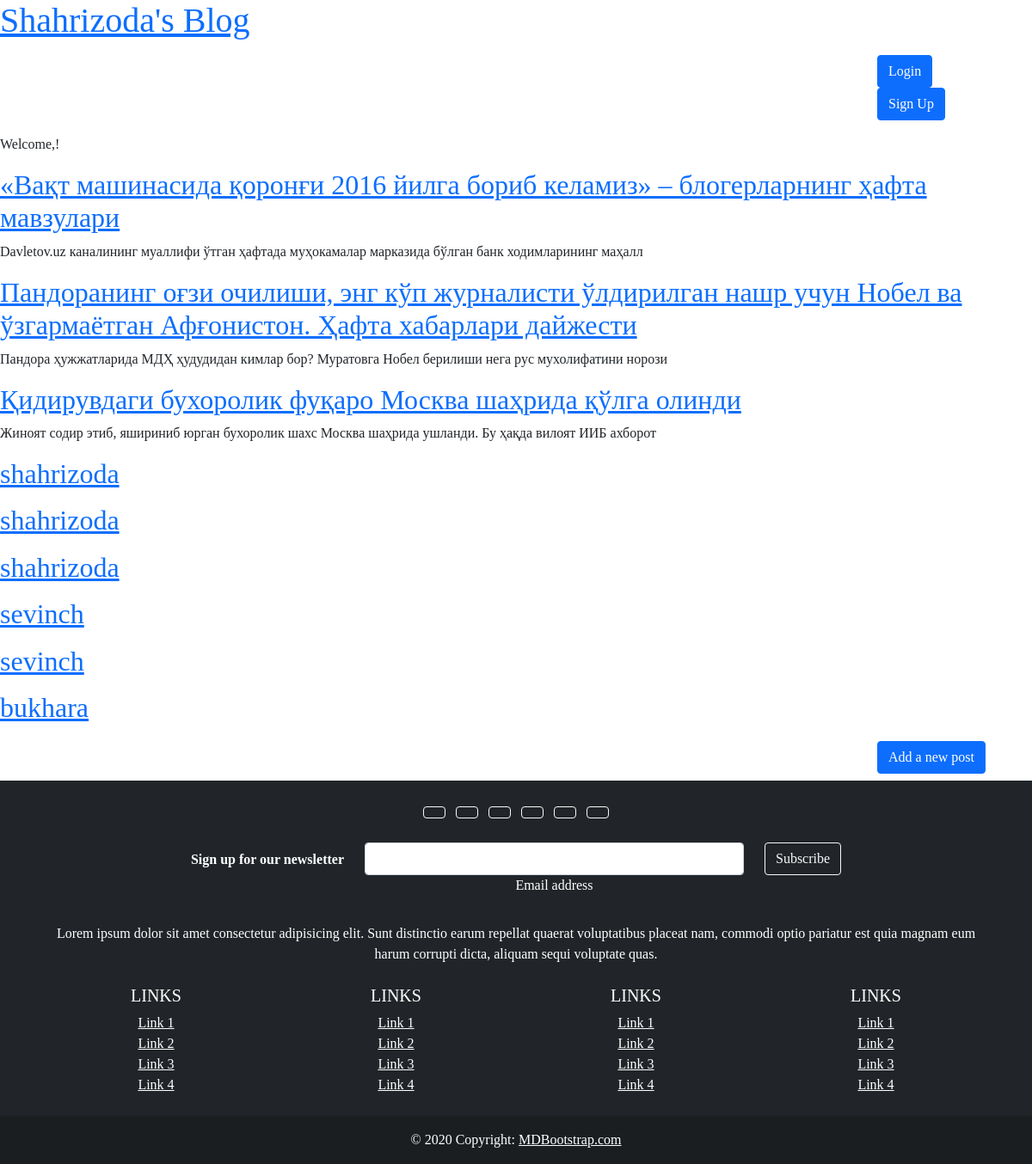
The app's page /, older data.
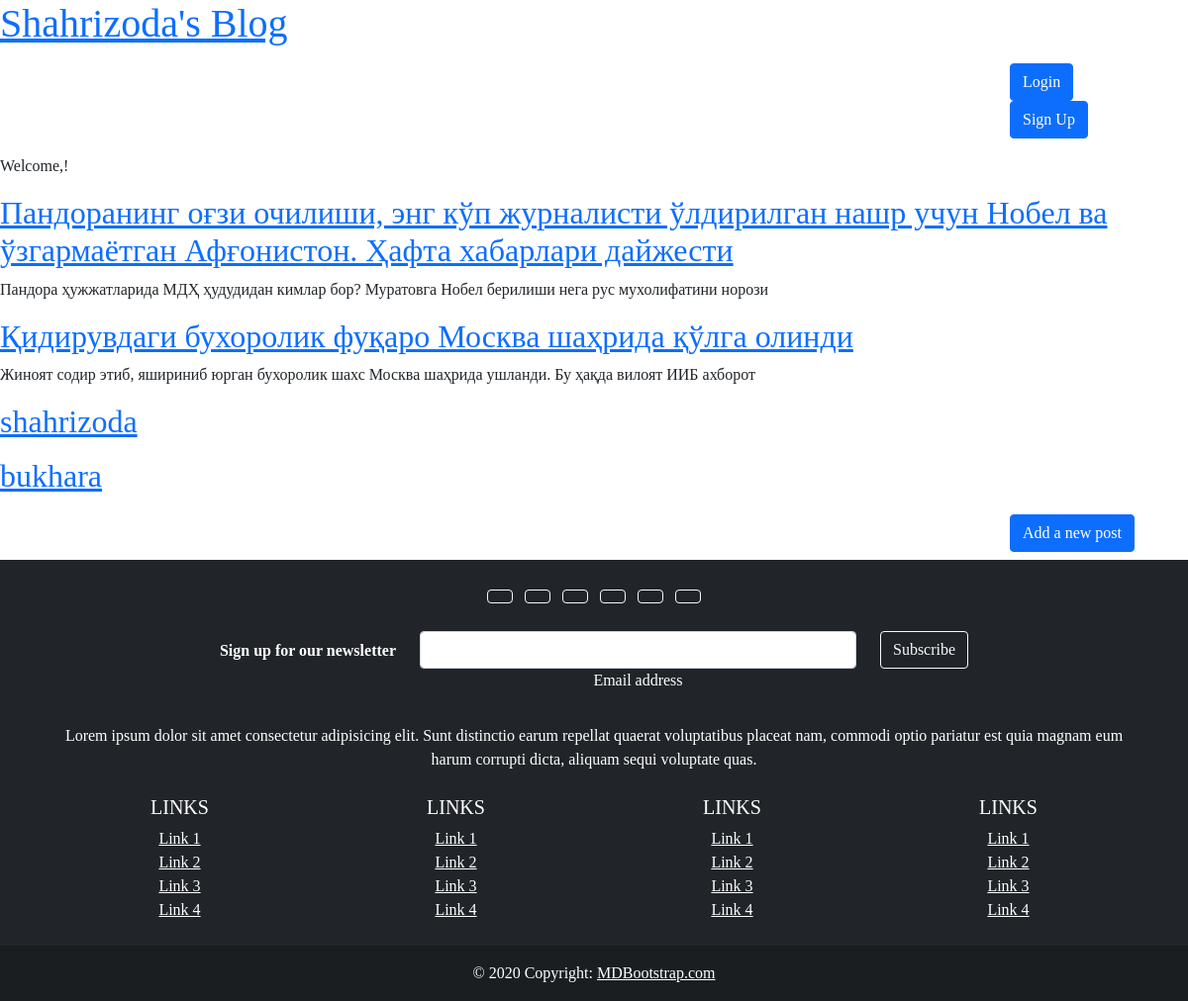
The same page, newer data.
### blog/models.py (models this page shows, shortened)
class Post(models.Model):
    title=models.CharField(max_length=300)
    body=models.TextField()
    author=models.ForeignKey(
        'auth.User',
        on_delete=models.CASCADE
    ),
    created_at=models.DateTimeField(auto_now=True)
    objects= models.Manager()

### blog/views.py (the view)
# urls.py: path('',home.as_view(),name='home'),
class home(ListView):
    model=Post
    template_name='home.html'

### templates/home.html
{% extends "base.html" %}
{% block content %}
<p>Welcome,{{ user.username }}!</p>
{% for post in object_list %}
<div class="post-entry">
    <h2><a href="{% url 'detail_post' post.pk %}">{{ post.title }}</a></h2>
    <p>{{ post.body | slice:"100" }}</p>
</div>
{% endfor %}
{% endblock content %}

Row changes from the older to the newer data that the page shows:
removed Post: title "«Вақт машинасида қоронғи 2016 йилга бориб келамиз» – блогерларнинг ҳафта мавзулари", body "Davletov.uz каналининг муаллифи ўтган ҳафтада муҳокамалар марказида бўлган банк ходимларининг маҳалл"
removed Post: title "shahrizoda"
removed Post: title "shahrizoda"
removed Post: title "sevinch"
removed Post: title "sevinch"
